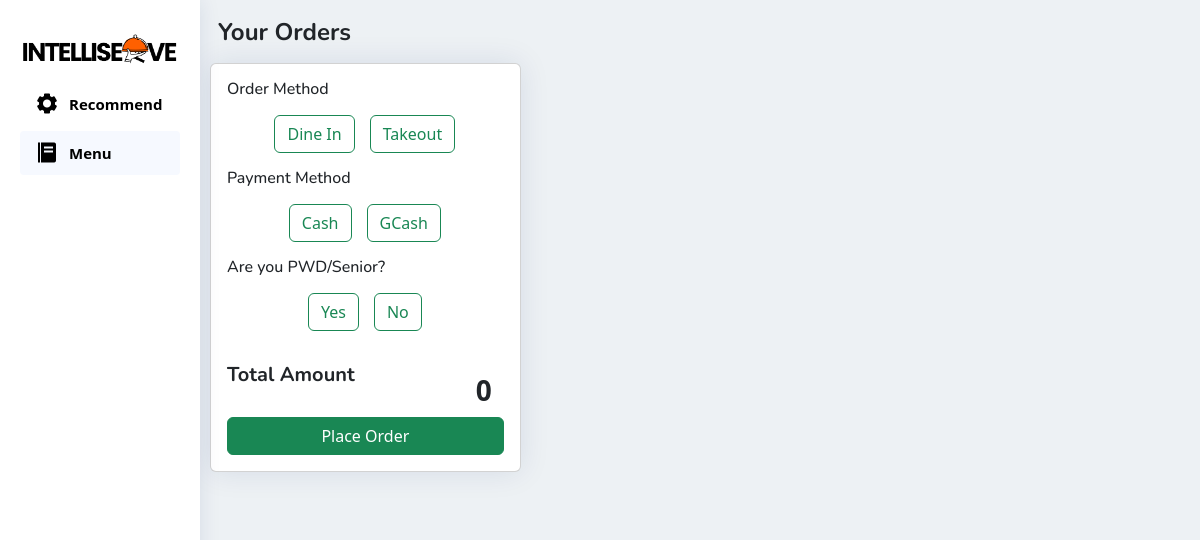
Before: /cart (signed in) with the older database file.
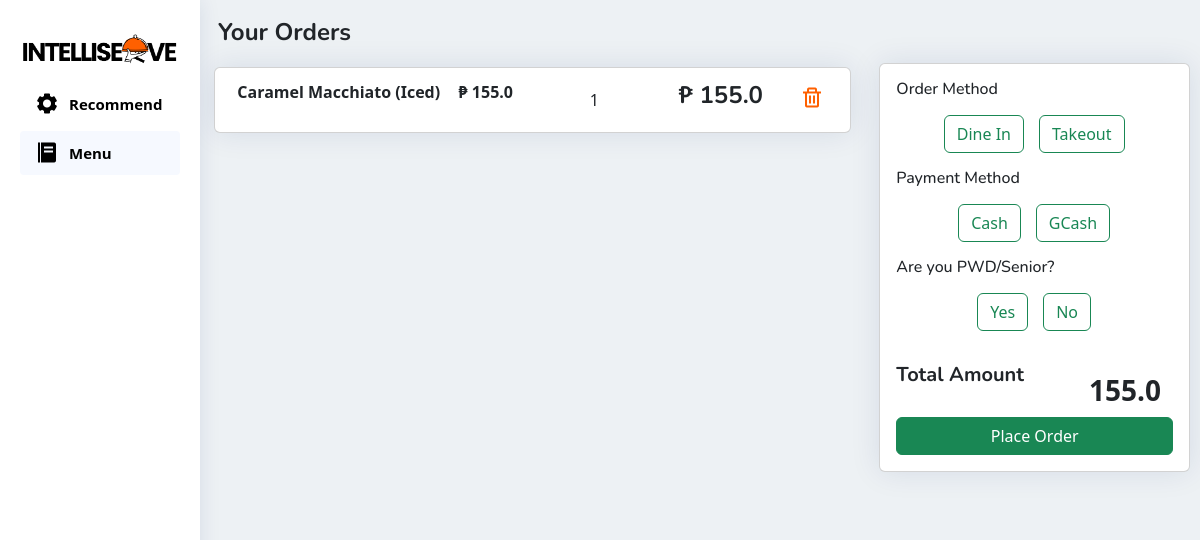
After: the same page with the newer database file.
### pos/models.py (models this page shows)
class buyItem(models.Model):
    buyName= models.CharField (max_length=255, null=True, blank=True)
    buySize = models.CharField(max_length=15, null=True, blank=True)
    buyQuantityMenu = models.PositiveIntegerField (null=True, blank=True)
    buyPrice = models.FloatField (null=True, blank=True)
    buyAddOns1 = models.CharField (max_length=255, null=True, blank=True)
    buyAddOns2 = models.CharField (max_length=255, null=True, blank=True)
    buyAddOns3 = models.CharField (max_length=255, null=True, blank=True)
    buyAddOns4 = models.CharField (max_length=255, null=True, blank=True)
    buyAddOns5 = models.CharField (max_length=255, null=True, blank=True)
    menuAOPrice1 = models.FloatField(default=0,null=True, blank=True)
    menuAOPrice2 = models.FloatField(default=0,null=True, blank=True)
    menuAOPrice3 = models.FloatField(default=0,null=True, blank=True)
    menuAOPrice4 = models.FloatField(default=0,null=True, blank=True)
    menuAOPrice5 = models.FloatField(default=0,null=True, blank=True)
    buyingredient1 = models.CharField (max_length=255, null=True, blank=True)
    buyingredient2 = models.CharField (max_length=255, null=True, blank=True)
    buyingredient3 = models.CharField (max_length=255, null=True, blank=True)
    buyingredient4 = models.CharField (max_length=255, null=True, blank=True)
    buyingredient5 = models.CharField (max_length=255, null=True, blank=True)
    buyingredient6 = models.CharField (max_length=255, null=True, blank=True)
    buyingredient7 = models.CharField (max_length=255, null=True, blank=True)
    buyingredient8 = models.CharField (max_length=255, null=True, blank=True)
    buyingredient9 = models.CharField (max_length=255, null=True, blank=True)
    buyingredient10 = models.CharField (max_length=255, null=True, blank=True)
    transaction = models.BooleanField(default=False)
    buyOrBought = models.BooleanField(default=False)
    DoneOrder = models.BooleanField(default=False)
    payment_method = models.CharField(max_length=255, choices=PAYMENT_CHOICES, null=True, blank=True)
    DineIn_Out = models.CharField(max_length=255, choices=IN_OUT, null=True, blank=True)
    AllPayment = models.FloatField(null=True, blank=True)
    tenderedPayment = models.FloatField(null=True, blank=True)
    orderNumber = models.PositiveIntegerField (null=True, blank=True)
    dateordered = models.DateTimeField (null=True, blank=True)
    priceSize = models.FloatField( null=True, blank=True)
    PWD_discount = models.CharField(max_length=255, choices=DISCOUNT, null=True, blank=True)
    PWD_Id = models.CharField (max_length=12, null=True, blank=True)
    @property
    def total_price(self):
        if not self.buyOrBought:
            buyPrice = self.buyPrice or 0.0
            menuAOPrice1 = self.menuAOPrice1 or 0.0
            menuAOPrice2 = self.menuAOPrice2 or 0.0
            menuAOPrice3 = self.menuAOPrice3 or 0.0
            menuAOPrice4 = self.menuAOPrice4 or 0.0
            menuAOPrice5 = self.menuAOPrice5 or 0.0
            return round((buyPrice + menuAOPrice1 + menuAOPrice2 + menuAOPrice3 + menuAOPrice4 + menuAOPrice5) * self.buyQuantityMenu, 2)

### pos/views.py (the view)
# urls.py: path('cart', views.cart, name='cart'),
@login_required
def cart(request):
    buyitemform = BuyItemForms()
    stocks = Stocks.objects.first()
    menuDrinks = MenuDrinks.objects.all()
    menuCategory = MenuCategory.objects.all()
    buyitem = buyItem.objects.all()
    total_price = calculate_total_price(buyitem)
    context = {
        'buyitemform': buyitemform,
        'stocks': stocks,
        'menuDrinks': menuDrinks,
        'menuCategory': menuCategory,
        'buyitem': buyitem,
        'total_price': total_price
    }
    return render(request, 'cart.html',context)

### pos/forms.py
class BuyItemForms(forms.ModelForm):
    class Meta:
        model = buyItem
        fields = [
            "transaction", "buyOrBought", "buySize", "buyQuantityMenu", "buyName", "buyPrice",
            "buyAddOns1", "buyAddOns2", "buyAddOns3", "buyAddOns4", "buyAddOns5",
            "menuAOPrice1", "menuAOPrice2", "menuAOPrice3", "menuAOPrice4", "menuAOPrice5",
            "buyingredient1", "buyingredient2", "buyingredient3", "buyingredient4", "buyingredient5",
            "buyingredient6", "buyingredient7", "buyingredient8", "buyingredient9", "buyingredient10",
            "payment_method", "DineIn_Out", "AllPayment", "tenderedPayment", "orderNumber", "dateordered", "DoneOrder",
            "priceSize", "PWD_discount", "PWD_Id"
        ]
        widgets = {
            'payment_method': forms.RadioSelect(choices=(('cash', 'Cash'), ('gcash', 'GCash'))),
            'DineIn_Out': forms.RadioSelect(choices=(('IN', 'Dine In'), ('OUT', 'Dine Out'))),
            'PWD_discount': forms.RadioSelect(choices=(('yes', 'YES'), ('no', 'NO'))),
        }

### pos/templates/cart.html (shortened to what the changed rows need)
{% load static %}
<!DOCTYPE html>
<html lang="en">
<head>
    <link rel="stylesheet" href="https://cdnjs.cloudflare.com/ajax/libs/font-awesome/6.4.0/css/all.min.css"
 />
    <link href='https://unpkg.com/boxicons@2.1.4/css/boxicons.min.css' rel='stylesheet'>
    <link rel="stylesheet" href="{% static 'pos.css' %}">
    <link rel="stylesheet" href="https://cdnjs.cloudflare.com/ajax/libs/twitter-bootstrap/5.2.0/css/bootstrap.min.css">
    <link rel="stylesheet" href="https://cdn.datatables.net/1.13.4/css/dataTables.bootstrap5.min.css">
</head>
<body>
    <main id="main" class="main">
        <section class="section cart-section">
            <div class="row">
            {% for cart in buyitem %}
            {% if cart.transaction == False %}
                <div class="col-8">
                    <div class="d-block order-card">
                        <div class="card mb-3 m-1">
                            <div class="row g-1">
                                <div class="col-12">
                                    <div class="card-body mb-0 p-0">
                                        <table class="table table-responsive table-borderless mb-0 p-0">
                                            <tbody>
                                                <tr>
                                                    <td class="col-5">
                                                        <table class="table nested-table table-sm table-borderless p-0">
                                                            <tbody>
                                                                <tr>
                                                                    <td class="main-menu text-center" style="vertical-align: middle;
                                                                    text-align: center; justify-content: center; ">
                                                                        <strong>{{cart.buyName}}</strong></td>
                                                                    <td class="main-menu-price">
                                                                        <strong>&#8369 {{cart.buyPrice}}</strong></td>
                                                                </tr>
                                                            </tbody>
                                                        </table>
                                                    </td>
                                                    <td class="col-2" style="vertical-align: middle;">
                                                        <div class="input-group my-auto">
                                                            <input  class="form-control" style="text-align: center; border: none;"
                                                                value="{{cart.buyQuantityMenu}}" readonly>
                                                        </div>
                                                    </td>
                                                    <td class="col-2 text-center total-price"
                                                        style="vertical-align: middle;">
                                                        <h4><strong> &#8369 {{ cart.total_price }}</strong></h4>
                                                    </td>
                                                    <td class="col-1" style="vertical-align: middle;">
                                                        <button class="btn btn-sm delete-btn border-0" data-bs-toggle="modal" data-bs-target="#deletemodal"
                                                        data-menuid="{{ cart.id }}"><i class='bx bx-trash delete-btn-cart' ></i></button>
                                    </div>
                                    </div>
                                </div>
                            </div>
                        </div>
                    </div>
                </div>
                {%endif%}
                {%endfor%}
                <div class="col-4">
                    <div class="card">
                      <div class="card-body">
                        <form action="{% url 'pos:update_values' %}" method="post" enctype="multipart/form-data">
                          <div>
                            <div class="total-amount mt-4">
                              <div class="d-flex justify-content-between">
                                <div class="col-6">
                                    <input name="AllPayment" type="text" class="form-control bg-transparent border-0 fw-bold fs-3 text-end" value="{{ total_price }}" readonly>
                                </div>
                              </div>
                            </div>
                          </div>
                        </form>
                      </div>
                    </div>
                  </div>
        </section>
    </main>
</body>
</html>

Changed rows visible on the page:
added buyItem: buyName "Caramel Macchiato (Iced)", buyPrice "155.0", buyQuantityMenu "1", total_price "155.0"
Other visible differences:
form field AllPayment: "0" → "155.0"
